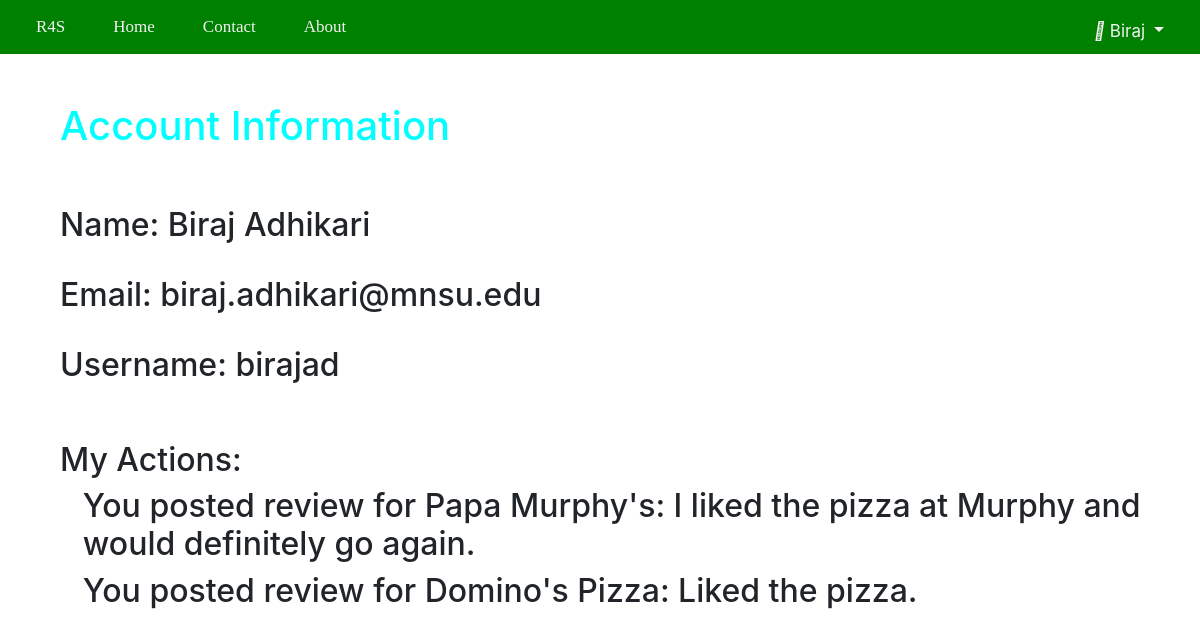
The page /myAccount (signed in) on the database as committed earlier.
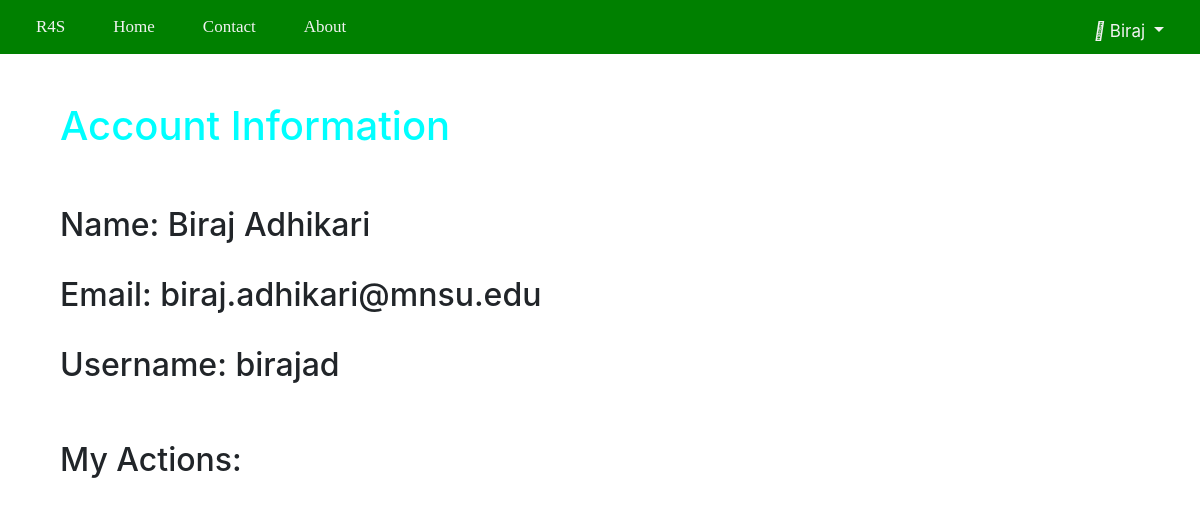
The same page on the database as committed later.
### MyDiary/models.py (models this page shows, shortened)
class Review(models.Model):
    description = models.CharField(max_length = 1000)
    reviewer = models.ForeignKey(settings.AUTH_USER_MODEL, on_delete=models.CASCADE, related_name="my_reviews")
    business = models.ForeignKey(Business, on_delete=models.CASCADE, related_name="list_reviews")

class Business(models.Model):
    name = models.CharField(max_length = 200)
    street_address = models.CharField(max_length = 100)
    city = models.CharField(max_length = 50)
    state = models.CharField(max_length = 2)
    country = models.CharField(max_length = 50)
    category = models.CharField(max_length = 30)
    lat = models.FloatField()
    lon = models.FloatField()
    checkId = models.CharField(max_length = 500)

### MyDiary/views.py (the view)
# urls.py: path('myAccount', views.myAccount, name="myAccount"),
def myAccount(request):
    context = {
        "Name": request.user.first_name + " " + request.user.last_name,
        "Email": request.user.email,
        "Username": request.user.username,
        "Actions": request.user.my_reviews.all(),
    }
    return render(request, "MyDiary/myAccount.html", context)

### MyDiary/templates/MyDiary/myAccount.html (shortened to what this page needs)
{% extends "MyDiary/layout.html" %}
{% block body %}
                <div>
                <br/> <br/>
                    <h1>Account Information</h1><br/><br/>
                    <h2>Name: {{ Name }}</h2><br/>
                    <h2>Email: {{ Email }}</h2><br/>
                    <h2>Username: {{ Username }}</h2><br/>
                </div>
                <div><br/>
                <h2>My Actions:</h2>
                    {% for action in Actions %}
                        <h2 style="padding-left: 2%;">  You posted review for {{ action.business.name }}: {{ action.description }} </h2>
                    {% endfor %}
                </div>
{% endblock %}

### MyDiary/templates/MyDiary/layout.html (shortened to what this page needs)
<!DOCTYPE html>
<html lang="en">
        <head>
                <link rel="stylesheet" href="https://stackpath.bootstrapcdn.com/bootswatch/4.3.1/cosmo/bootstrap.min.css">
    <head>
        <body>
            <div>
                {% include 'Mydiary/navbar.html' %}
            </div>
            <link rel="stylesheet" href="Styling/CSS/font.css">
                <div style="margin-left:5%">
                                {% block body %}
                                {% endblock %}
                </div>
        </body>
    </head>
</html>

### MyDiary/templates/MyDiary/navbar.html (shortened to what this page needs)
<link rel="stylesheet" href="https://maxcdn.bootstrapcdn.com/bootstrap/4.0.0-beta.3/css/bootstrap.min.css">
<link rel="stylesheet" href="Styling/CSS/font.css">
<link rel="stylesheet" href="Styling/CSS/navbar.css">
    <link rel="stylesheet" href="https://cdnjs.cloudflare.com/ajax/libs/font-awesome/4.7.0/css/font-awesome.min.css">
    <div class="topnav" id="myTopnav">
      <a href="{% url 'index' %}" class="nav-link">R4S</a>
      <a href="{% url 'index' %}" class="nav-link">Home</a>
      <a href="{% url 'contact' %}" class="nav-link">Contact</a>
      <a href="{% url 'about' %}" class="nav-link">About</a>
      {% if user.is_anonymous == False %}
          <div style="position:fixed; margin-left:90%; margin-right: 30%; margin-top: -1.6%; white-space: nowrap;">
                <li class="nav-item dropdown">
                  <a href="" class="nav-profile dropdown-toggle" id="navbarDropdown" role="button" data-toggle="dropdown" aria-haspopup="true" aria-expanded="true" >
                    <i class="fas fa-user" ></i> {% if user.first_name %} {{ user.first_name }}  {% endif %} </a>
                </li>
            </div>
      {% endif %}
    </div>

### MyDiary/Styling/CSS/navbar.css (style rules this page uses)
.topnav { background-color: green; overflow: hidden; }
.topnav a { margin-left: 2%; float: left; display: block; color: #f2f2f2; text-align: center; padding: 14px 12px; text-decoration: none; font-size: 17px; }

### MyDiary/templates/MyDiary/layout.html (style rules this page uses)
body { background-size: cover; background-position: center; }

Rows that differ between the two databases and show on the page:
removed Review: business.name "Papa Murphy's", description "I liked the pizza at Murphy and would definitely go again."
removed Review: business.name "Domino's Pizza", description "Liked the pizza."
